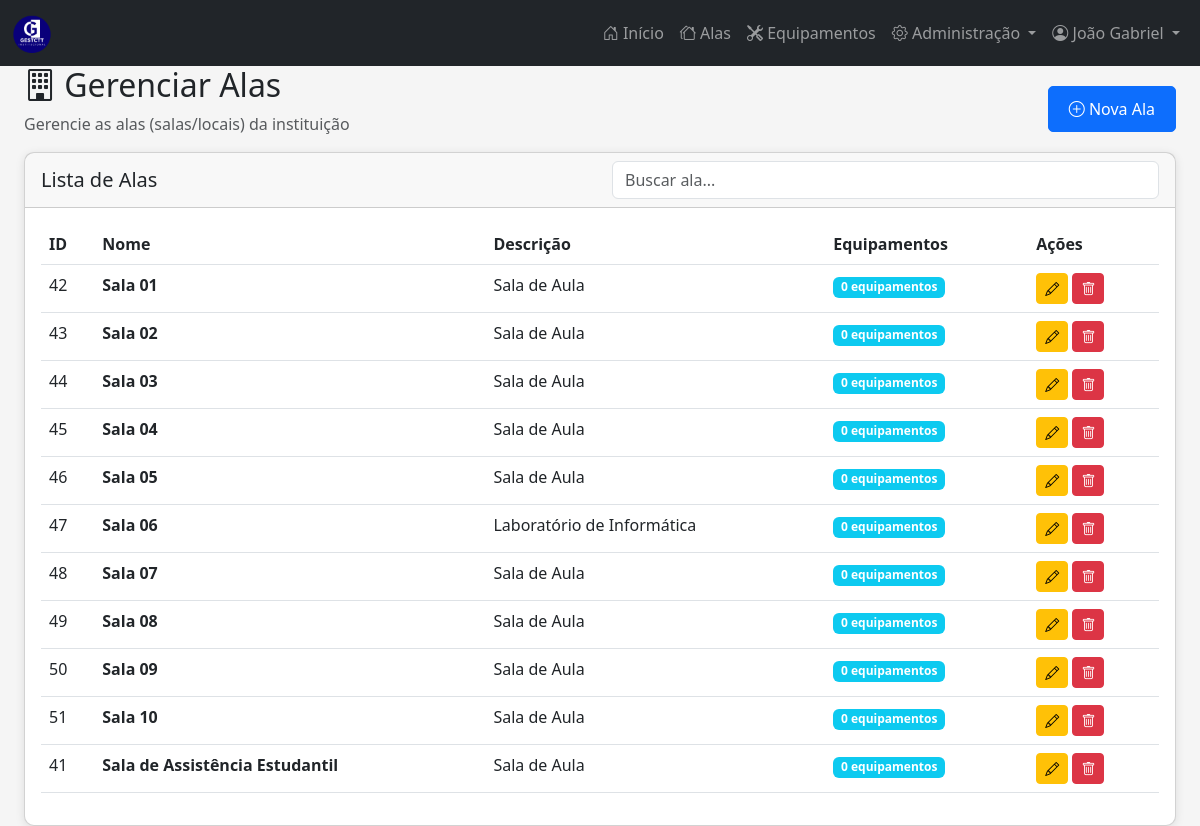
The app's page /public/alas.php (signed in) with its own data.
### tables this page shows
CREATE TABLE `ala` (
  `id` int(11) NOT NULL AUTO_INCREMENT,
  `nome` varchar(100) NOT NULL,
  `descricao` text DEFAULT NULL,
  `status` enum('ativo','inativo') DEFAULT 'ativo',
  `created_at` timestamp NOT NULL DEFAULT current_timestamp(),
  `updated_at` timestamp NOT NULL DEFAULT current_timestamp() ON UPDATE current_timestamp(),
  PRIMARY KEY (`id`)
);

### public/alas.php (the view, shortened to what this page needs)
<?php
require_once '../app/config/init.php';
$action = isset($_GET['action']) ? $_GET['action'] : 'list';
$alas_sql = "SELECT a.*, COUNT(e.id) as total_equipamentos
             FROM ala a
             LEFT JOIN equipamentos e ON a.id = e.fk_ala AND e.status = 'ativo'
             WHERE a.status = 'ativo'
             GROUP BY a.id
             ORDER BY a.nome";
$alas_result = $conn->query($alas_sql);
?>
<?php include '../app/views/includes/header.php'; ?>
<?php include '../app/views/includes/navbar.php'; ?>
<div class="container-fluid">
    <div class="row">
        <main class="col-md-12 ms-sm-auto px-md-4">
            <div class="content-wrapper">
                <div class="page-header d-flex justify-content-between align-items-center">
                    <div>
                        <h2><i class="bi bi-building"></i> Gerenciar Alas</h2>
                        <p class="text-muted">Gerencie as alas (salas/locais) da instituição</p>
                    </div>
                    <?php if ($action == 'list'): ?>
                        <a href="?action=create" class="btn btn-primary btn-custom">
                            <i class="bi bi-plus-circle"></i> Nova Ala
                        </a>
                    <?php else: ?>
                        <a href="alas.php" class="btn btn-secondary btn-custom">
                            <i class="bi bi-arrow-left"></i> Voltar
                        </a>
                    <?php endif; ?>
                </div>
                <?php if ($action == 'list'): ?>
                    <div class="card">
                        <div class="card-header">
                            <div class="row align-items-center">
                                <div class="col-md-6">
                                    <h5 class="mb-0">Lista de Alas</h5>
                                </div>
                                <div class="col-md-6">
                                    <input type="text" class="form-control" id="searchInput" placeholder="Buscar ala..." onkeyup="searchTable('searchInput', 'alasTable')">
                                </div>
                            </div>
                        </div>
                        <div class="card-body">
                            <?php if ($alas_result->num_rows > 0): ?>
                                <div class="table-responsive">
                                    <table class="table table-hover" id="alasTable">
                                        <thead>
                                            <tr>
                                                <th>ID</th>
                                                <th>Nome</th>
                                                <th>Descrição</th>
                                                <th>Equipamentos</th>
                                                <th>Ações</th>
                                            </tr>
                                        </thead>
                                        <tbody>
                                            <?php while ($ala = $alas_result->fetch_assoc()): ?>
                                                <tr>
                                                    <td><?php echo $ala['id']; ?></td>
                                                    <td><strong><?php echo htmlspecialchars($ala['nome']); ?></strong></td>
                                                    <td><?php echo htmlspecialchars($ala['descricao']); ?></td>
                                                    <td>
                                                        <span class="badge bg-info"><?php echo $ala['total_equipamentos']; ?> equipamentos</span>
                                                    </td>
                                                    <td>
                                                        <a href="?action=edit&id=<?php echo $ala['id']; ?>" class="btn btn-sm btn-warning">
                                                            <i class="bi bi-pencil"></i>
                                                        </a>
                                                        <form method="POST" style="display:inline;" onsubmit="return confirmDelete('Deseja realmente desativar esta ala?');">
                                                            <button type="submit" name="delete_ala" class="btn btn-sm btn-danger">
                                                                <i class="bi bi-trash"></i>
                                                            </button>
                                                        </form>
                                                    </td>
                                                </tr>
                                            <?php endwhile; ?>
                                        </tbody>
                                    </table>
                                </div>
                            <?php else: ?>
                                <p class="text-center text-muted">Nenhuma ala cadastrada.</p>
                            <?php endif; ?>
                        </div>
                    </div>
                <?php endif; ?>
            </div>
        </main>
    </div>
</div>
<?php include '../app/views/includes/footer.php'; ?>

### app/views/includes/header.php (shortened to what this page needs)
<!DOCTYPE html>
<html lang="pt-BR">
<head>
    <link href="https://cdn.jsdelivr.net/npm/bootstrap@5.3.0/dist/css/bootstrap.min.css" rel="stylesheet">
    <link rel="stylesheet" href="https://cdn.jsdelivr.net/npm/bootstrap-icons@1.10.0/font/bootstrap-icons.css">
    <link rel="stylesheet" href="<?php echo BASE_URL; ?>../assets/css/style.css">
    <link rel="stylesheet" href="https://cdnjs.cloudflare.com/ajax/libs/font-awesome/7.0.1/css/all.min.css" />
</head>
<body>

### app/views/includes/navbar.php (shortened to what this page needs)
<nav class="navbar navbar-expand-lg navbar-dark bg-dark">
    <div class="container-fluid">
        <a class="navbar-brand" href="../index.php">
            <img src="<?php echo BASE_URL; ?>../assets/img/LogoGestCTT.png" alt="GestCTT Logo">
        </a>
        <div class="collapse navbar-collapse" id="navbarNav">
            <ul class="navbar-nav ms-auto">
                <?php if (isset($_SESSION['user_id'])): ?>
                    <li class="nav-item">
                        <a class="nav-link" href="/viewschool/public/index.php">
                            <i class="bi bi-house-door"></i> Início
                        </a>
                    </li>
                    <li class="nav-item">
                        <a class="nav-link" href="/viewschool/public/alas.php">
                            <i class="bi bi-houses"></i> Alas
                        </a>
                    </li>
                    <li class="nav-item">
                        <a class="nav-link" href="/viewschool/public/equipamentos.php">
                            <i class="bi bi-tools"></i> Equipamentos
                        </a>
                    </li>
                    <?php if (isset($_SESSION['user_type']) && $_SESSION['user_type'] == 'admin'): ?>
                        <li class="nav-item dropdown">
                            <a class="nav-link dropdown-toggle" href="#" id="adminDropdown" role="button" data-bs-toggle="dropdown" aria-expanded="false">
                                <i class="bi bi-gear"></i> Administração
                            </a>
                        </li>
                    <?php endif; ?>
                    <li class="nav-item dropdown">
                        <a class="nav-link dropdown-toggle" href="#" id="userDropdown" role="button" data-bs-toggle="dropdown" aria-expanded="false">
                            <i class="bi bi-person-circle"></i> <?php echo htmlspecialchars($_SESSION['user_name']); ?>
                        </a>
                    </li>
                <?php endif; ?>
            </ul>
        </div>
    </div>
</nav>

### app/views/includes/footer.php (shortened to what this page needs)
</body>
</html>

### assets/css/style.css (style rules this page uses)
:root { --primary-color: #0d6efd; --secondary-color: #6c757d; --success-color: #198754; --danger-color: #dc3545; --warning-color: #ffc107; --info-color: #0dcaf0; --light-color: #f8f9fa; --dark-color: #212529; }
body { font-family: "Segoe UI", Tahoma, Geneva, Verdana, sans-serif; background-color: #f5f5f5; }
.navbar-brand img { height: 40px; }
.card { border-radius: 10px; box-shadow: 0 2px 10px rgba(0, 0, 0, 0.1); transition: transform 0.3s ease, box-shadow 0.3s ease; }
.btn-custom { border-radius: 5px; padding: 10px 20px; font-weight: 500; transition: all 0.3s ease; }

### records on screen
ala: id "42", nome "Sala 01", descricao "Sala de Aula", total_equipamentos "0"
ala: id "43", nome "Sala 02", descricao "Sala de Aula", total_equipamentos "0"
ala: id "44", nome "Sala 03", descricao "Sala de Aula", total_equipamentos "0"
ala: id "45", nome "Sala 04", descricao "Sala de Aula", total_equipamentos "0"
ala: id "46", nome "Sala 05", descricao "Sala de Aula", total_equipamentos "0"
ala: id "47", nome "Sala 06", descricao "Laboratório de Informática", total_equipamentos "0"
ala: id "48", nome "Sala 07", descricao "Sala de Aula", total_equipamentos "0"
ala: id "49", nome "Sala 08", descricao "Sala de Aula", total_equipamentos "0"
ala: id "50", nome "Sala 09", descricao "Sala de Aula", total_equipamentos "0"
ala: id "51", nome "Sala 10", descricao "Sala de Aula", total_equipamentos "0"
ala: id "41", nome "Sala de Assistência Estudantil", descricao "Sala de Aula", total_equipamentos "0"

### other values on screen
$_SESSION['user_name'] "João Gabriel"
